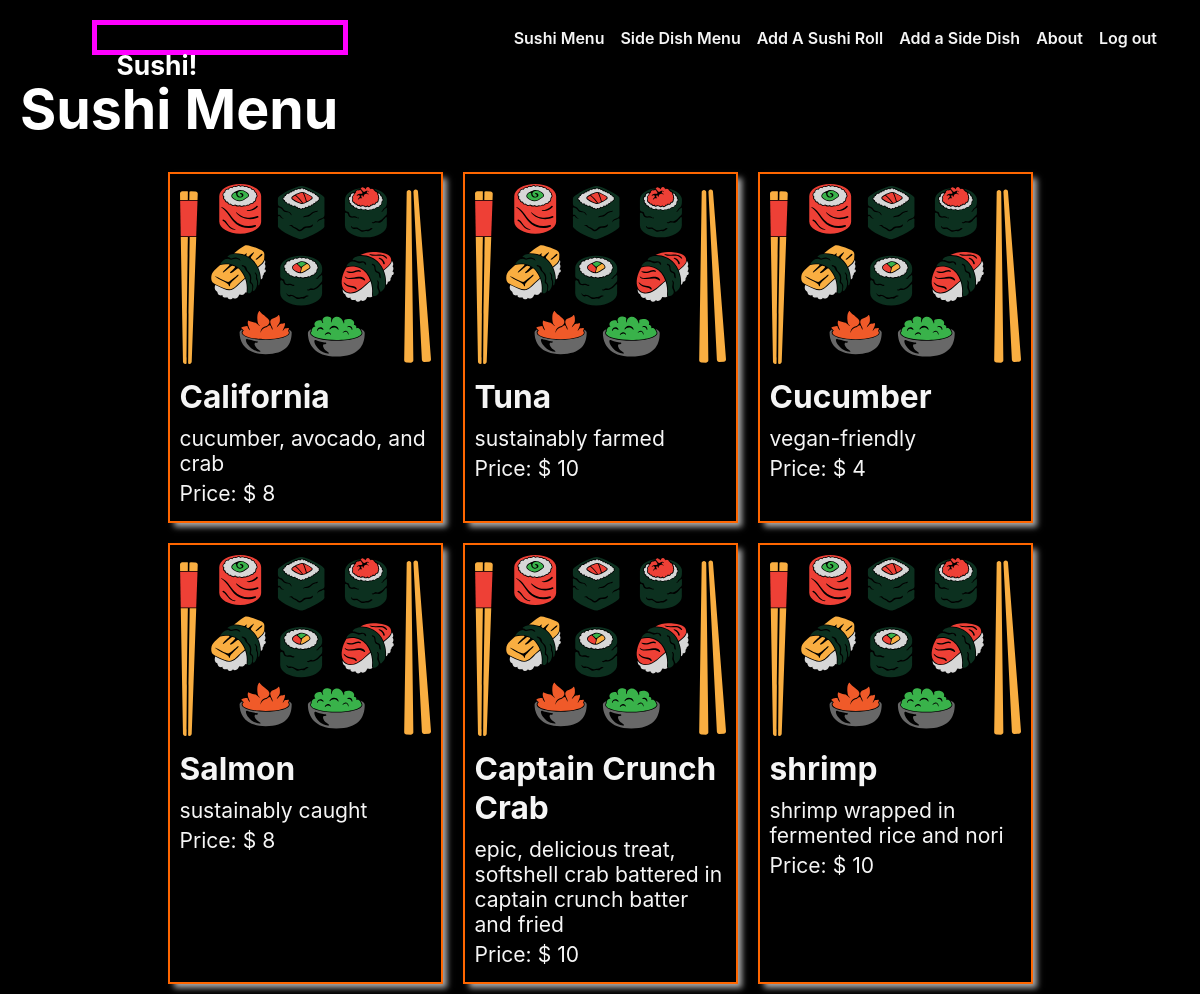
Before: /sushi/ (signed in) with the older database file.
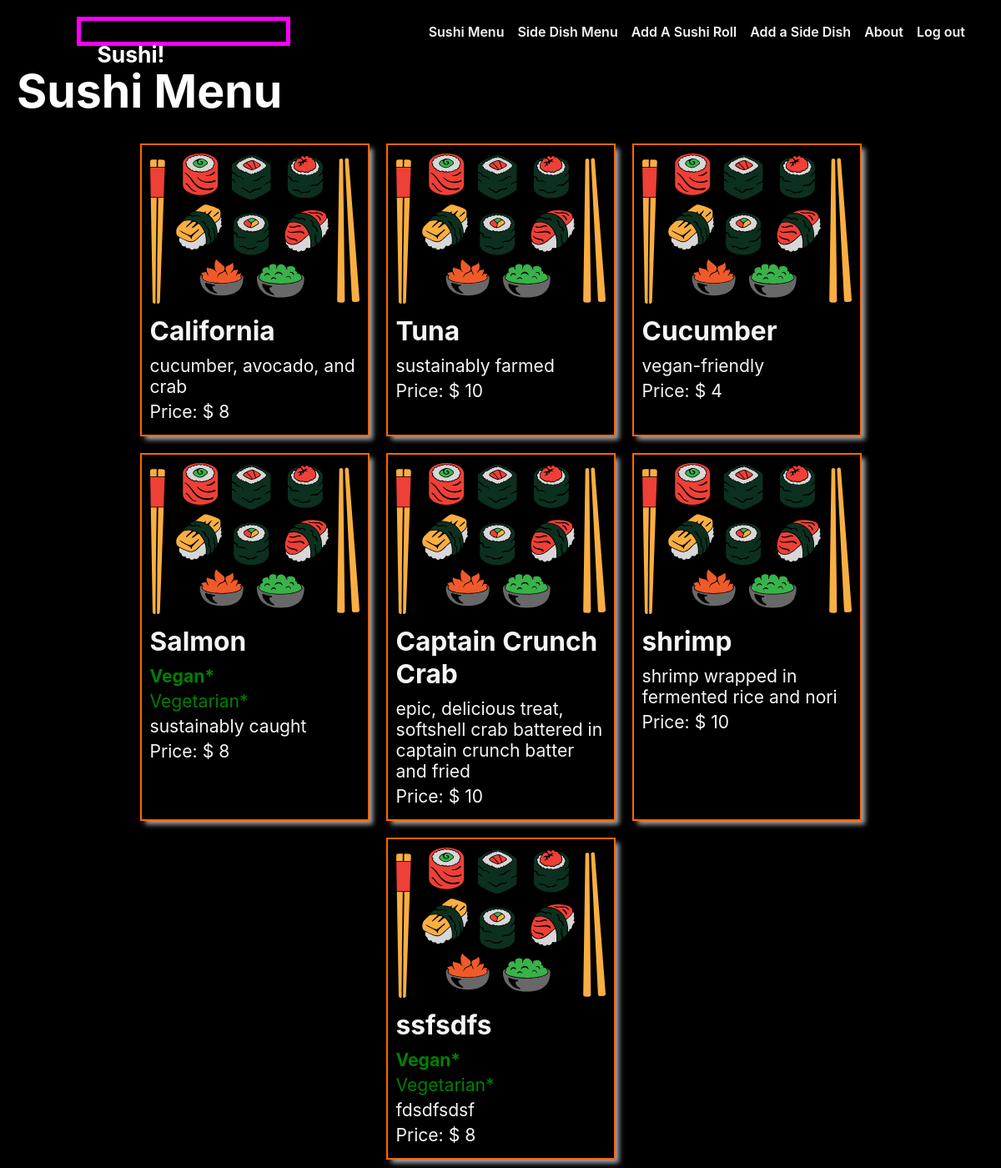
After: the same page with the newer database file.
### main_app/models.py (models this page shows, shortened)
class Sushi(models.Model):
  name = models.CharField(max_length=50)
  description = models.TextField(max_length=250, default='comes with free soy sauce, ginger, and wasabi paste')
  isVegan = models.BooleanField(default=False)
  isVegetarian = models.BooleanField(default=False)
  price = models.IntegerField(default=8)
  sides = models.ManyToManyField(Side)
  user = models.ForeignKey(User, on_delete=models.CASCADE)

### main_app/views.py (the view)
# urls.py: path('sushi/', views.sushi_index, name='sushi_index'),
@login_required
def sushi_index(request):
  rolls = Sushi.objects.filter(user=request.user)
  return render(request, 'sushi/index.html', { 'rolls': rolls})

### main_app/templates/sushi/index.html
{% extends 'base.html' %} {% load static %} {% block head %}
<link
  rel="stylesheet"
  type="text/css"
  href="{% static 'css/sushi-index.css' %}"
/>
{% endblock %} {% block content %}
<section class="page-header">
  <h1>Sushi Menu</h1>
</section>
<section class="card-container">
  {% for sushi in rolls %}
  <div class="card">
    <a href="{% url 'sushi_detail' sushi.id %}">
      <div class="card-content">
        <div class="card-img-container">
          <img src="{% static 'images/sushi.svg' %}" alt="sushi logo icon" />
        </div>
        <h2 class="card-title">{{ sushi.name }}</h2>
        {% if sushi.isVegan %}
        <p style="color: green; font-weight: bold">Vegan*</p>
        {% else %}
        <p></p>
        {% endif %} {% if sushi.isVegetarian %}
        <p style="color: green">Vegetarian*</p>
        {% else %}
        <p></p>
        {% endif %}
        <p>{{ sushi.description }}</p>
        <p>Price: $ {{ sushi.price }}</p>
      </div>
    </a>
  </div>
  {% endfor %}
</section>
{% endblock %}

Changed rows visible on the page:
changed Sushi "Salmon": now shows "Vegan*"; now shows "Vegetarian*"
added Sushi: name "ssfsdfs", isVegan "Vegan*", isVegetarian "Vegetarian*", description "fdsdfsdsf", price "8"
